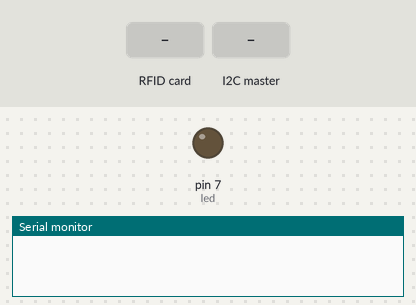
Recording of a sketch running on a simulated Arduino Uno, built with avr-gcc and run on an emulated ATmega328P. On the bench: output pins drawn as LEDs (lit = HIGH), the last lines printed to the serial monitor. Dashed ring = blinking. Inputs (shaded band) come from the test bench. Pins used as bus, display or sensor lines are not drawn.

Above: at 1.2 s.
1.3 s: RFID card 5E 7A 19 C4 held to the reader
At 1.7 s:
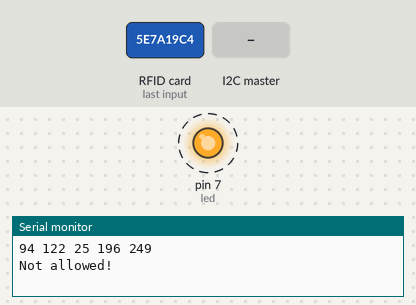
4.3 s: the I2C master sends the byte 1
5.8 s: the I2C master sends the byte 0
7.3 s: the I2C master sends the byte 2
Timing chart, 0 to 9.8 s (numbered marks = the images above; inputs shaded):
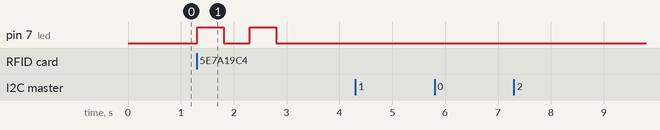

Measured:
- after the input at 1.3 s, pin 7 (led): alternates HIGH for 0.50 s and LOW for 0.50 s, 4 changes in all, then stays LOW, starting at once

The sketch:

FUOWEE2IGHOHYLN20160613.ino
```cpp
/*
* Read a card using a mfrc522 reader on your SPI interface
* Pin layout should be as follows (on Arduino Uno):
* MOSI: Pin 11 / ICSP-4
* MISO: Pin 12 / ICSP-1
* SCK: Pin 13 / ISCP-3
* SS/SDA: Pin 10
* RST: Pin 9
*/
#include <Wire.h>
#include <SPI.h>
#include <RFID.h>
//#include <MFRC522.h>

#define SS_PIN 10
#define RST_PIN 9

RFID rfid(SS_PIN,RST_PIN);

uint8_t Str4Transfer[8];  //kph 1 bytes,Travel_dist 3 bytes,Step_Force 1 byte,rear wheel duration 2 bytes
uint8_t StrReceived[14];
int queue_num = 0;
char Requesting;
int led = 7;
int power = 8;
int serNum[5];
int serNum_test[5];
int q_num=0;
int cards[][5] = {
  {69,90,156,99,224},
  {111,213,21,157,50},
  {35,201,121,188,47},
  {144,64,59,121,146}
};

bool access = false;

void setup(){

    Serial.begin(9600);
    SPI.begin();
    rfid.init();

    pinMode(led, OUTPUT);

    digitalWrite(led, LOW);

    Wire.begin(8);                // join i2c bus with address #8
    Wire.onRequest(requestEvent); // register event
    Wire.onReceive(receiveEvent);

}
void receiveEvent(int howMany)
{
  while (Wire.available())
  {
    // receive one byte from Master
    Requesting = Wire.read();
    Serial.println(Requesting);
  }
}

void requestEvent() {
  Wire.write(q_num);
  //Serial.print("Str4Transfer=");
  //Serial.println(Str4Transfer);

//  if (Requesting == 'P'){
//    Wire.write(&Step_Force[0],8); // respond with message of 6 bytes
//  }
//  else if (Requesting == 'R'){
//     Wire.write(&Reed_Data[0],8);
//
//  }

}


void loop(){

    if(rfid.isCard()){

        if(rfid.readCardSerial()){
            Serial.print(rfid.serNum[0]);
            Serial.print(" ");
            Serial.print(rfid.serNum[1]);
            Serial.print(" ");
            Serial.print(rfid.serNum[2]);
            Serial.print(" ");
            Serial.print(rfid.serNum[3]);
            Serial.print(" ");
            Serial.print(rfid.serNum[4]);
            Serial.println("");

            for(int i= 0; i<5 ; i++){
              Str4Transfer[i]= (uint8_t)(rfid.serNum[i]);

            }

            for(int x = 0; x < sizeof(cards); x++){
              for(int i = 0; i < sizeof(rfid.serNum); i++ ){
                  if(rfid.serNum[i] != cards[x][i]) {
                      access = false;
                      break;
                  } else {
                      access = true;

                  }
              }
              if(access) break;
            }

        }

       if(access){
          Serial.println("Welcome!");
          if(serNum_test[q_num] != rfid.serNum[q_num] ){
          q_num=q_num+1;
          Serial.print("queueing number:");
          Serial.print(" ");
          Serial.println(q_num);
          serNum_test[q_num] = rfid.serNum[q_num];
          } else {
           q_num=q_num-1;
          Serial.print("queueing number:");
          Serial.print(" ");
          Serial.println(q_num);
          }
          digitalWrite(led, HIGH);
          delay(1000);
          digitalWrite(led, LOW);
          digitalWrite(power, HIGH);
          delay(1000);
          digitalWrite(power, LOW);
      } else {
           Serial.println("Not allowed!");
           digitalWrite(led, HIGH);
           delay(500);
           digitalWrite(led, LOW);
           delay(500);
           digitalWrite(led, HIGH);
           delay(500);
           digitalWrite(led, LOW);
       }
    }

    rfid.halt();

    }
```
